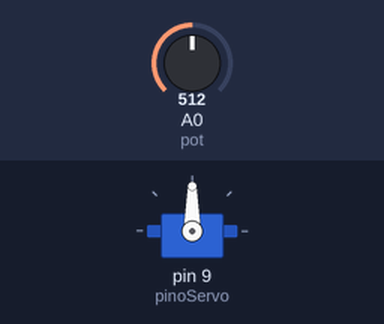
A sketch run on a simulated Arduino Uno, built with avr-gcc and run on an emulated ATmega328P. Parts: servo. The test bench sets the inputs (shaded band); at power-on: A0 (pot) = 512.

Above: at 1.2 s.
1.3 s: A0 (pot) set to 716
At 2.5 s:
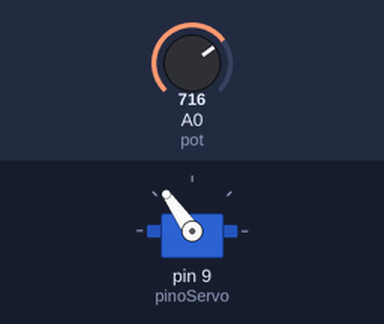
2.8 s: A0 (pot) set to 900
At 3.3 s:
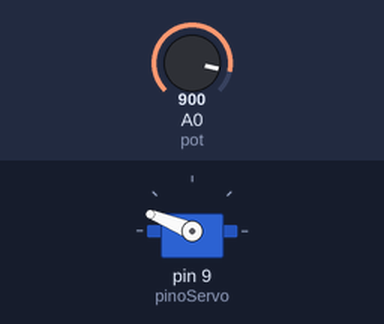
4.3 s: A0 (pot) set to 1023
At 4.7 s:
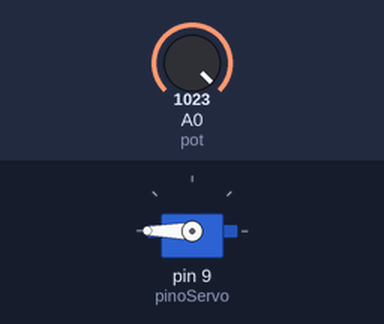
5.8 s: A0 (pot) set to 306
At 6.8 s:
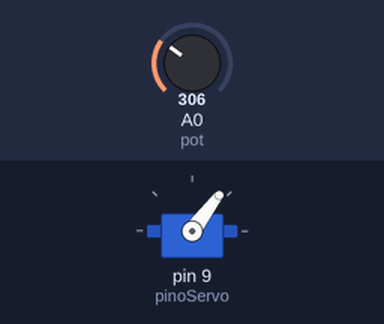
7.3 s: A0 (pot) set to 122
At 8.2 s:
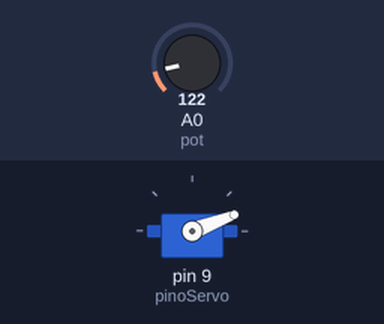
Timing chart, 0 to 9.8 s (numbered marks = the images above; inputs shaded):
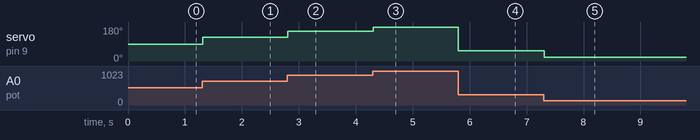

The sketch:

jueves3.ino
```cpp
// jueves3.ino

// importa a biblioteca Servo.h
#include <Servo.h>

// define os pinos
#define pot A0
#define pinoServo 9

// cria o objeto 'meuservo'
Servo meuservo;

void setup() {
    // inicializa o servo
    meuservo.attach(pinoServo);
}

void loop() {
    // converte o valor do potenciometro para a variavel angulo
    int angulo = map(analogRead(pot), 0, 1023, 0, 180);
    // posiciona o servo
    meuservo.write(angulo);
    // espera o servo se posicionar
    delay(15);
}
```

Measured:
- after the input at 1.3 s, servo on pin 9 (pinoServo): 90° → 125° at once
- after the input at 2.8 s, servo on pin 9 (pinoServo): 125° → 158° at once
- after the input at 4.3 s, servo on pin 9 (pinoServo): 158° → 180° at once
- after the input at 5.8 s, servo on pin 9 (pinoServo): 180° → 53° at once
- after the input at 7.3 s, servo on pin 9 (pinoServo): 53° → 21° at once
